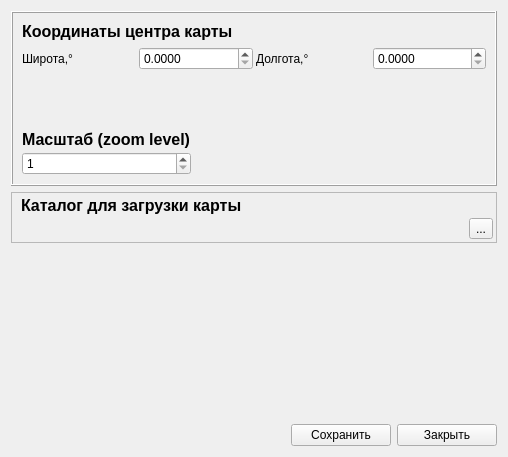
<?xml version="1.0" encoding="UTF-8"?>
<ui version="4.0">
 <class>SettingsForm</class>
 <widget class="QWidget" name="SettingsForm">
  <property name="geometry">
   <rect>
    <x>0</x>
    <y>0</y>
    <width>508</width>
    <height>457</height>
   </rect>
  </property>
  <property name="windowTitle">
   <string>Настройки карты</string>
  </property>
  <layout class="QVBoxLayout" name="verticalLayout_3">
   <item>
    <widget class="QFrame" name="frame">
     <property name="sizePolicy">
      <sizepolicy hsizetype="Preferred" vsizetype="Expanding">
       <horstretch>0</horstretch>
       <verstretch>0</verstretch>
      </sizepolicy>
     </property>
     <property name="frameShape">
      <enum>QFrame::Box</enum>
     </property>
     <property name="frameShadow">
      <enum>QFrame::Raised</enum>
     </property>
     <layout class="QGridLayout" name="gridLayout">
      <item row="1" column="0">
       <layout class="QHBoxLayout" name="horizontalLayout_5">
        <item>
         <layout class="QVBoxLayout" name="verticalLayout_2">
          <property name="spacing">
           <number>3</number>
          </property>
          <item>
           <widget class="QLabel" name="label_4">
            <property name="font">
             <font>
              <family>Cantarell</family>
              <pointsize>12</pointsize>
              <weight>75</weight>
              <italic>false</italic>
              <bold>true</bold>
             </font>
            </property>
            <property name="text">
             <string>Масштаб (zoom level)</string>
            </property>
           </widget>
          </item>
          <item>
           <widget class="QSpinBox" name="zoomlevel">
            <property name="minimum">
             <number>1</number>
            </property>
            <property name="maximum">
             <number>30</number>
            </property>
           </widget>
          </item>
         </layout>
        </item>
        <item>
         <spacer name="horizontalSpacer_2">
          <property name="orientation">
           <enum>Qt::Horizontal</enum>
          </property>
          <property name="sizeHint" stdset="0">
           <size>
            <width>40</width>
            <height>20</height>
           </size>
          </property>
         </spacer>
        </item>
       </layout>
      </item>
      <item row="0" column="0">
       <layout class="QVBoxLayout" name="verticalLayout">
        <item>
         <widget class="QLabel" name="label">
          <property name="font">
           <font>
            <family>Cantarell</family>
            <pointsize>12</pointsize>
            <weight>75</weight>
            <italic>false</italic>
            <bold>true</bold>
           </font>
          </property>
          <property name="text">
           <string>Координаты центра карты</string>
          </property>
         </widget>
        </item>
        <item>
         <layout class="QHBoxLayout" name="horizontalLayout_4">
          <property name="spacing">
           <number>3</number>
          </property>
          <item>
           <layout class="QHBoxLayout" name="horizontalLayout_2">
            <item>
             <widget class="QLabel" name="label_3">
              <property name="text">
               <string>Широта,°</string>
              </property>
             </widget>
            </item>
            <item>
             <widget class="QDoubleSpinBox" name="latitude_SpinBox">
              <property name="decimals">
               <number>4</number>
              </property>
             </widget>
            </item>
           </layout>
          </item>
          <item>
           <layout class="QHBoxLayout" name="horizontalLayout_3">
            <item>
             <widget class="QLabel" name="label_2">
              <property name="text">
               <string>Долгота,°</string>
              </property>
             </widget>
            </item>
            <item>
             <widget class="QDoubleSpinBox" name="longitude_SpinBox">
              <property name="decimals">
               <number>4</number>
              </property>
             </widget>
            </item>
           </layout>
          </item>
         </layout>
        </item>
        <item>
         <spacer name="verticalSpacer_2">
          <property name="orientation">
           <enum>Qt::Vertical</enum>
          </property>
          <property name="sizeHint" stdset="0">
           <size>
            <width>20</width>
            <height>40</height>
           </size>
          </property>
         </spacer>
        </item>
       </layout>
      </item>
     </layout>
    </widget>
   </item>
   <item>
    <widget class="QFrame" name="frame_2">
     <property name="frameShape">
      <enum>QFrame::StyledPanel</enum>
     </property>
     <property name="frameShadow">
      <enum>QFrame::Raised</enum>
     </property>
     <layout class="QGridLayout" name="gridLayout_2">
      <property name="topMargin">
       <number>3</number>
      </property>
      <property name="rightMargin">
       <number>3</number>
      </property>
      <property name="bottomMargin">
       <number>3</number>
      </property>
      <property name="spacing">
       <number>3</number>
      </property>
      <item row="0" column="0">
       <widget class="QLabel" name="label_5">
        <property name="sizePolicy">
         <sizepolicy hsizetype="MinimumExpanding" vsizetype="Preferred">
          <horstretch>0</horstretch>
          <verstretch>0</verstretch>
         </sizepolicy>
        </property>
        <property name="font">
         <font>
          <pointsize>12</pointsize>
          <weight>75</weight>
          <bold>true</bold>
         </font>
        </property>
        <property name="text">
         <string>Каталог для загрузки карты</string>
        </property>
       </widget>
      </item>
      <item row="1" column="0">
       <layout class="QHBoxLayout" name="horizontalLayout_6">
        <item>
         <widget class="QLabel" name="label_loadcatalog">
          <property name="text">
           <string/>
          </property>
         </widget>
        </item>
        <item>
         <widget class="QToolButton" name="loadCatalogButton">
          <property name="text">
           <string>...</string>
          </property>
          <property name="icon">
           <iconset resource="qml.qrc">
            <normaloff>:/debug/catalog.png</normaloff>:/debug/catalog.png</iconset>
          </property>
         </widget>
        </item>
       </layout>
      </item>
     </layout>
    </widget>
   </item>
   <item>
    <spacer name="verticalSpacer">
     <property name="orientation">
      <enum>Qt::Vertical</enum>
     </property>
     <property name="sizeHint" stdset="0">
      <size>
       <width>20</width>
       <height>40</height>
      </size>
     </property>
    </spacer>
   </item>
   <item>
    <layout class="QHBoxLayout" name="horizontalLayout">
     <item>
      <spacer name="horizontalSpacer">
       <property name="orientation">
        <enum>Qt::Horizontal</enum>
       </property>
       <property name="sizeHint" stdset="0">
        <size>
         <width>40</width>
         <height>20</height>
        </size>
       </property>
      </spacer>
     </item>
     <item>
      <widget class="QPushButton" name="saveButton">
       <property name="minimumSize">
        <size>
         <width>100</width>
         <height>0</height>
        </size>
       </property>
       <property name="text">
        <string>Сохранить</string>
       </property>
      </widget>
     </item>
     <item>
      <widget class="QPushButton" name="closeButton">
       <property name="minimumSize">
        <size>
         <width>100</width>
         <height>0</height>
        </size>
       </property>
       <property name="text">
        <string>Закрыть</string>
       </property>
      </widget>
     </item>
    </layout>
   </item>
  </layout>
 </widget>
 <resources>
  <include location="qml.qrc"/>
 </resources>
 <connections/>
</ui>
